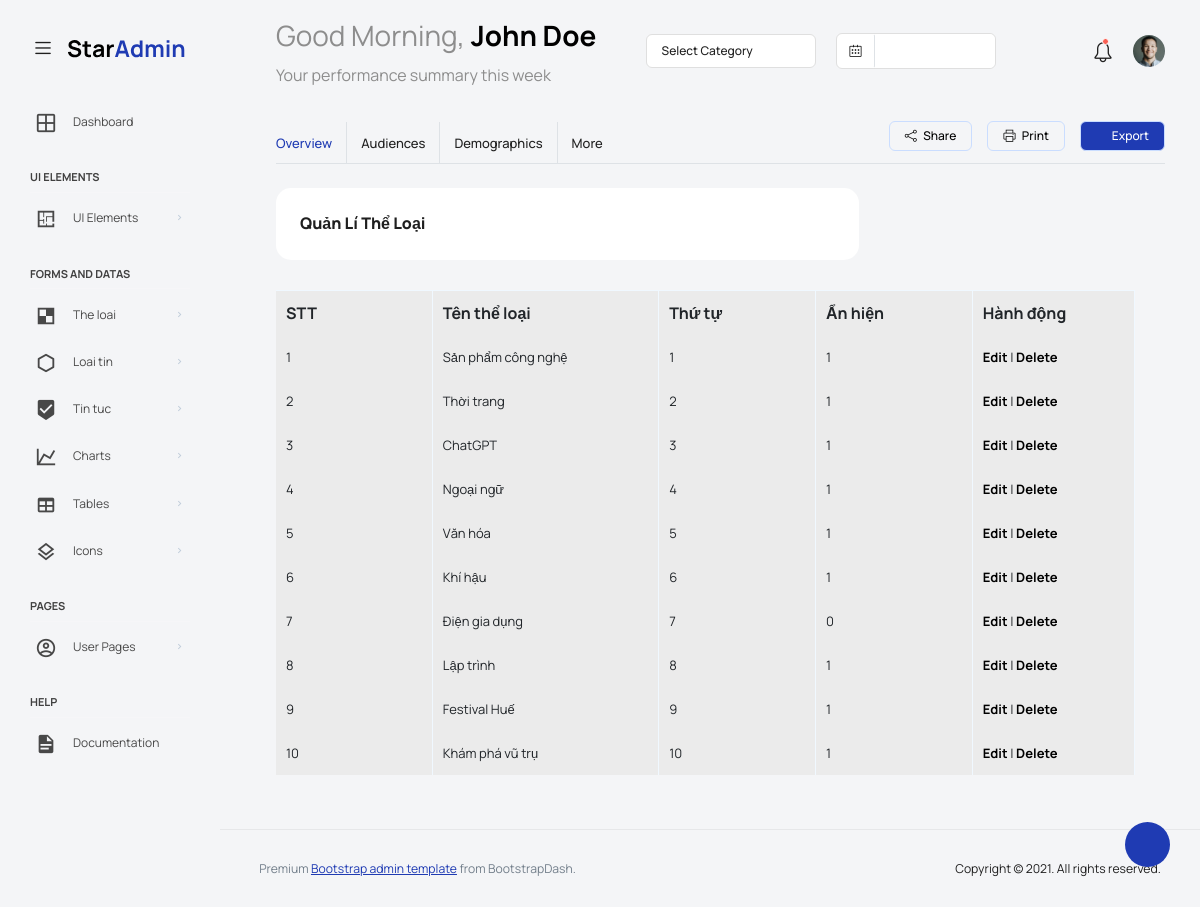
Page /phpk43/admin/list_theloai.php (signed in) on the committed database.
### tables this page shows
CREATE TABLE `theloai` (
  `idTL` int(11) NOT NULL,
  `TenTL` varchar(255) NOT NULL,
  `ThuTu` int(11) DEFAULT NULL,
  `AnHien` tinyint(4) DEFAULT NULL
);

### phpk43/admin/list_theloai.php (the view)
<?php include "header.php"; ?>
<link rel="stylesheet" href="./css/specialstyle.css">
      <div class="main-panel">
        <div class="content-wrapper">
          <div class="row">
            <div class="col-sm-12">
              <div class="home-tab">
                <div class="d-sm-flex align-items-center justify-content-between border-bottom">
                  <ul class="nav nav-tabs" role="tablist">
                    <li class="nav-item">
                      <a class="nav-link active ps-0" id="home-tab" data-bs-toggle="tab" href="#overview" role="tab" aria-controls="overview" aria-selected="true">Overview</a>
                    </li>
                    <li class="nav-item">
                      <a class="nav-link" id="profile-tab" data-bs-toggle="tab" href="#audiences" role="tab" aria-selected="false">Audiences</a>
                    </li>
                    <li class="nav-item">
                      <a class="nav-link" id="contact-tab" data-bs-toggle="tab" href="#demographics" role="tab" aria-selected="false">Demographics</a>
                    </li>
                    <li class="nav-item">
                      <a class="nav-link border-0" id="more-tab" data-bs-toggle="tab" href="#more" role="tab" aria-selected="false">More</a>
                    </li>
                  </ul>
                  <div>
                    <div class="btn-wrapper">
                      <a href="#" class="btn btn-otline-dark align-items-center"><i class="icon-share"></i> Share</a>
                      <a href="#" class="btn btn-otline-dark"><i class="icon-printer"></i> Print</a>
                      <a href="#" class="btn btn-primary text-white me-0"><i class="icon-download"></i> Export</a>
                    </div>
                  </div>
                </div>
                <div class="tab-content tab-content-basic">
                  <div class="tab-pane fade show active" id="overview" role="tabpanel" aria-labelledby="overview">
                    <div class="row">
                      <div class="col-lg-8 d-flex flex-column">
                        <div class="row flex-grow">
                          <div class="col-12 grid-margin stretch-card">
                            <div class="card card-rounded">
                              <div class="card-body">
                              <h4 class="card-title card-title-dash">Quản lí thể loại</h4>
                              </div
                            </div>
                          </div>
                        </div>
                      </div>
                    </div>
                    <div class="row">
                        <div class="col-12">
                            <?php
                            $str = 'select * from theloai';
                            $result = $conn->query($str);
                            ?>
                            <table class="table table-bordered dataTable">
                                <tr>
                                    <th>STT</th>
                                    <th>Tên thể loại</th>
                                    <th>Thứ tự</th>
                                    <th>Ẩn hiện</th>
                                    <th>Hành động</th>
                                </tr>
                            <?php
                            $i=0;
                            while ($row = $result->fetch_assoc()){?>
                                <tr>
                                    <td> <?php echo ++$i; ?></td>
                                    <td> <?php echo $row['TenTL']; ?></td>
                                    <td> <?php echo $row['ThuTu']; ?></td>
                                    <td> <?php echo $row['AnHien']; ?></td>
                                    <td > <a  href="edit_theloai.php?idTL=<?php echo $row['idTL']; ?>">
                                    Edit </a> | <a href="del_theloai.php?idTL=<?php echo $row['idTL']; ?>">
                                     Delete </a></td>
                                </tr>
                            <?php } ?>
                            </table>
                        </div>
                    </div>
                  </div>
                </div>
              </div>
            </div>
          </div>
        </div>
      </div>
<?php include "footer.php"; ?>

### phpk43/admin/header.php (shortened to what this page needs)
<!DOCTYPE html>
<html lang="en">
<head>
  <link rel="stylesheet" href="vendors/feather/feather.css">
  <link rel="stylesheet" href="vendors/mdi/css/materialdesignicons.min.css">
  <link rel="stylesheet" href="vendors/ti-icons/css/themify-icons.css">
  <link rel="stylesheet" href="vendors/typicons/typicons.css">
  <link rel="stylesheet" href="vendors/simple-line-icons/css/simple-line-icons.css">
  <link rel="stylesheet" href="vendors/css/vendor.bundle.base.css">
  <link rel="stylesheet" href="vendors/datatables.net-bs4/dataTables.bootstrap4.css">
  <link rel="stylesheet" href="js/select.dataTables.min.css">
  <link rel="stylesheet" href="css/vertical-layout-light/style.css">
</head>
<body>
  <div class="container-scroller">
    <nav class="navbar default-layout col-lg-12 col-12 p-0 fixed-top d-flex align-items-top flex-row">
      <div class="text-center navbar-brand-wrapper d-flex align-items-center justify-content-start">
        <div class="me-3">
          <button class="navbar-toggler navbar-toggler align-self-center" type="button" data-bs-toggle="minimize">
            <span class="icon-menu"></span>
          </button>
        </div>
        <div>
          <a class="navbar-brand brand-logo" href="index.html">
            <img src="images/logo.svg" alt="logo" />
          </a>
        </div>
      </div>
      <div class="navbar-menu-wrapper d-flex align-items-top">
        <ul class="navbar-nav">
          <li class="nav-item font-weight-semibold d-none d-lg-block ms-0">
            <h1 class="welcome-text">Good Morning, <span class="text-black fw-bold">John Doe</span></h1>
            <h3 class="welcome-sub-text">Your performance summary this week </h3>
          </li>
        </ul>
        <ul class="navbar-nav ms-auto">
          <li class="nav-item dropdown d-none d-lg-block">
            <a class="nav-link dropdown-bordered dropdown-toggle dropdown-toggle-split" id="messageDropdown" href="#" data-bs-toggle="dropdown" aria-expanded="false"> Select Category </a>
          </li>
          <li class="nav-item d-none d-lg-block">
            <div id="datepicker-popup" class="input-group date datepicker navbar-date-picker">
              <span class="input-group-addon input-group-prepend border-right">
                <span class="icon-calendar input-group-text calendar-icon"></span>
              </span>
              <input type="text" class="form-control">
            </div>
          </li>
          <li class="nav-item">
            <form class="search-form" action="#">
              <i class="icon-search"></i>
              <input type="search" class="form-control" placeholder="Search Here" title="Search here">
            </form>
          </li>
          <li class="nav-item dropdown">
            <a class="nav-link count-indicator" id="notificationDropdown" href="#" data-bs-toggle="dropdown">
              <i class="icon-mail icon-lg"></i>
            </a>
          </li>
          <li class="nav-item dropdown">
            <a class="nav-link count-indicator" id="countDropdown" href="#" data-bs-toggle="dropdown" aria-expanded="false">
              <i class="icon-bell"></i>
              <span class="count"></span>
            </a>
          </li>
          <li class="nav-item dropdown d-none d-lg-block user-dropdown">
            <a class="nav-link" id="UserDropdown" href="#" data-bs-toggle="dropdown" aria-expanded="false">
              <img class="img-xs rounded-circle" src="images/faces/face8.jpg" alt="Profile image"> </a>
          </li>
        </ul>
      </div>
    </nav>
    <div class="container-fluid page-body-wrapper">
      <div class="theme-setting-wrapper">
        <div id="settings-trigger"><i class="ti-settings"></i></div>
      </div>
      <nav class="sidebar sidebar-offcanvas" id="sidebar">
        <ul class="nav">
          <li class="nav-item">
            <a class="nav-link" href="index.html">
              <i class="mdi mdi-grid-large menu-icon"></i>
              <span class="menu-title">Dashboard</span>
            </a>
          </li>
          <li class="nav-item nav-category">UI Elements</li>
          <li class="nav-item">
            <a class="nav-link" data-bs-toggle="collapse" href="#ui-basic" aria-expanded="false" aria-controls="ui-basic">
              <i class="menu-icon mdi mdi-floor-plan"></i>
              <span class="menu-title">UI Elements</span>
              <i class="menu-arrow"></i>
            </a>
          </li>
          <li class="nav-item nav-category">Forms and Datas</li>
          <li class="nav-item">
            <a class="nav-link" data-bs-toggle="collapse" href="#the-loai" aria-expanded="false" aria-controls="the-loai">
              <i class="menu-icon mdi mdi-checkerboard"></i>
              <span class="menu-title">The loai</span>
              <i class="menu-arrow"></i>
            </a>
          </li>
          <li class="nav-item">
            <a class="nav-link" data-bs-toggle="collapse" href="#loai-tin" aria-expanded="false" aria-controls="loai-tin">
              <i class="menu-icon mdi mdi-hexagon-outline"></i>
              <span class="menu-title">Loai tin</span>
              <i class="menu-arrow"></i>
            </a>
          </li>
          <li class="nav-item">
            <a class="nav-link" data-bs-toggle="collapse" href="#tin-tuc" aria-expanded="false" aria-controls="tin-tuc">
              <i class="menu-icon mdi mdi-marker-check"></i>
              <span class="menu-title">Tin tuc</span>
              <i class="menu-arrow"></i>
            </a>
          </li>
          <li class="nav-item">
            <a class="nav-link" data-bs-toggle="collapse" href="#charts" aria-expanded="false" aria-controls="charts">
              <i class="menu-icon mdi mdi-chart-line"></i>
              <span class="menu-title">Charts</span>
              <i class="menu-arrow"></i>
            </a>
          </li>
          <li class="nav-item">
            <a class="nav-link" data-bs-toggle="collapse" href="#tables" aria-expanded="false" aria-controls="tables">
              <i class="menu-icon mdi mdi-table"></i>
              <span class="menu-title">Tables</span>
              <i class="menu-arrow"></i>
            </a>
          </li>
          <li class="nav-item">
            <a class="nav-link" data-bs-toggle="collapse" href="#icons" aria-expanded="false" aria-controls="icons">
              <i class="menu-icon mdi mdi-layers-outline"></i>
              <span class="menu-title">Icons</span>
              <i class="menu-arrow"></i>
            </a>
          </li>
          <li class="nav-item nav-category">pages</li>
          <li class="nav-item">
            <a class="nav-link" data-bs-toggle="collapse" href="#auth" aria-expanded="false" aria-controls="auth">
              <i class="menu-icon mdi mdi-account-circle-outline"></i>
              <span class="menu-title">User Pages</span>
              <i class="menu-arrow"></i>
            </a>
          </li>
          <li class="nav-item nav-category">help</li>
          <li class="nav-item">
            <a class="nav-link" href="http://bootstrapdash.com/demo/star-admin2-free/docs/documentation.html">
              <i class="menu-icon mdi mdi-file-document"></i>
              <span class="menu-title">Documentation</span>
            </a>
          </li>
        </ul>
      </nav>

### phpk43/admin/footer.php (shortened to what this page needs)
<footer class="footer">
          <div class="d-sm-flex justify-content-center justify-content-sm-between">
            <span class="text-muted text-center text-sm-left d-block d-sm-inline-block">Premium <a href="https://www.bootstrapdash.com/" target="_blank">Bootstrap admin template</a> from BootstrapDash.</span>
            <span class="float-none float-sm-right d-block mt-1 mt-sm-0 text-center">Copyright © 2021. All rights reserved.</span>
          </div>
        </footer>
      </div>
    </div>
  </div>
</body>
</html>

### phpk43/admin/css/specialstyle.css (style rules this page uses)
.col-12 .table { background-color:rgb(235, 235, 235) ; border-color: aliceblue; }
.table tr td { table-layout: fixed; width: 5rem; word-wrap: break-word; }
.table tr td a { text-decoration: none; color: black; font-weight: bold; }
.table th, .table td { padding:10px !important; line-height: 1.5rem !important; }

### rows in the picture
theloai: TenTL "Sản phẩm công nghệ", ThuTu "1", AnHien "1"
theloai: TenTL "Thời trang", ThuTu "2", AnHien "1"
theloai: TenTL "ChatGPT", ThuTu "3", AnHien "1"
theloai: TenTL "Ngoại ngữ", ThuTu "4", AnHien "1"
theloai: TenTL "Văn hóa", ThuTu "5", AnHien "1"
theloai: TenTL "Khí hậu", ThuTu "6", AnHien "1"
theloai: TenTL "Điện gia dụng", ThuTu "7", AnHien "0"
theloai: TenTL "Lập trình", ThuTu "8", AnHien "1"
theloai: TenTL "Festival Huế", ThuTu "9", AnHien "1"
theloai: TenTL "Khám phá vũ trụ", ThuTu "10", AnHien "1"
